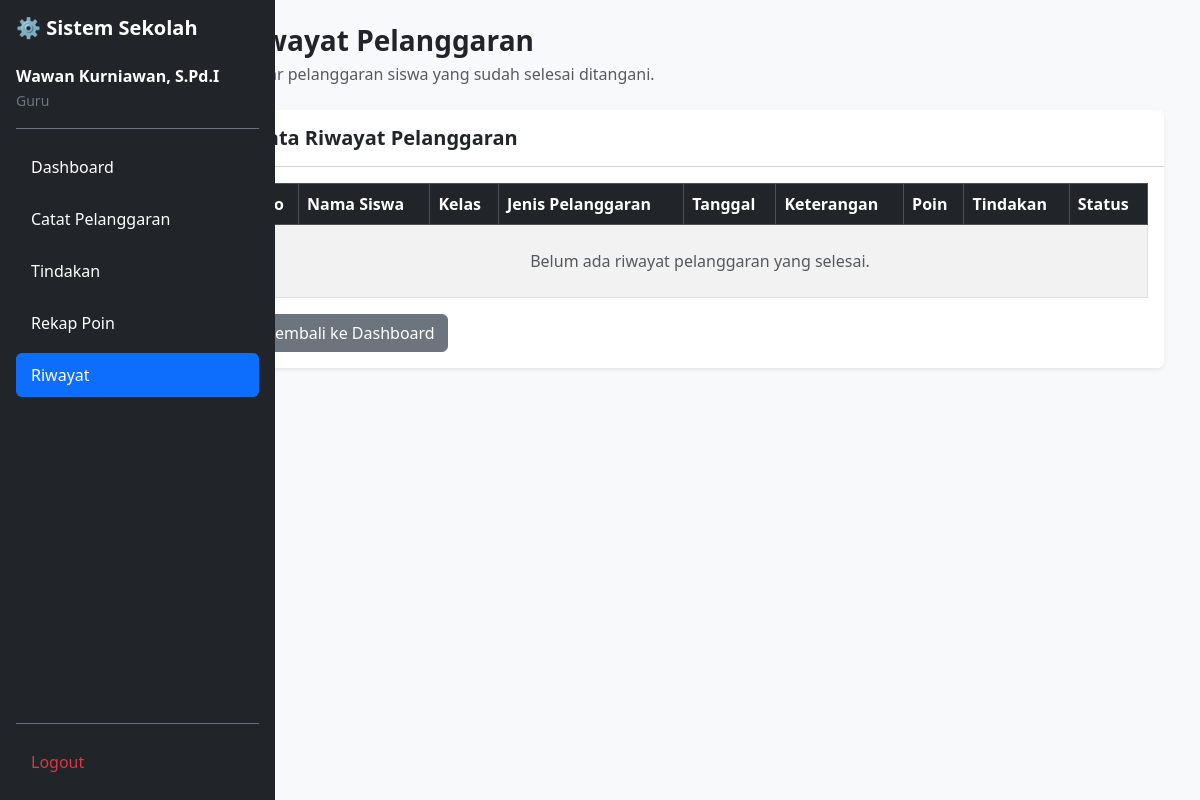
/riwayat_pelanggaran.php (signed in), run on an earlier commit of the app's database.
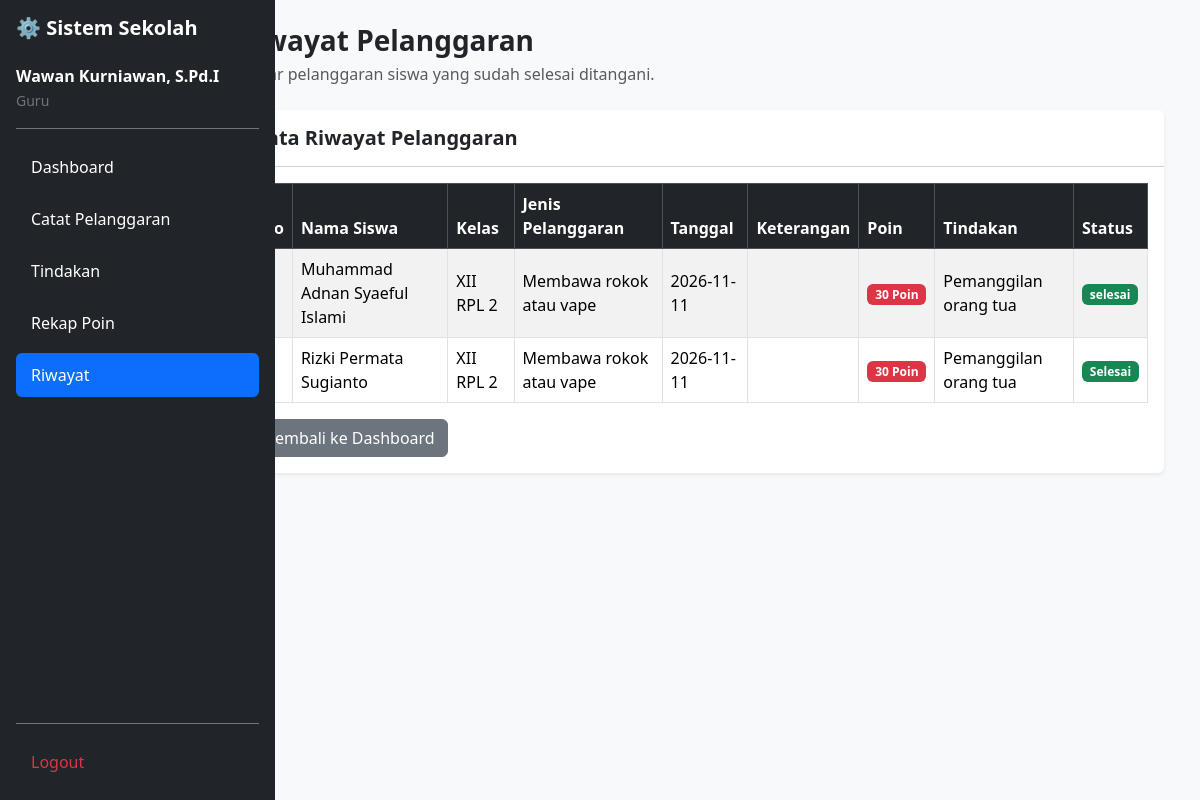
And on a later commit of the database.
### tables this page shows
CREATE TABLE `t_pelanggaran_siswa` (
  `id` int(11) NOT NULL,
  `tahun_ajaran_id` int(11) DEFAULT NULL,
  `siswa_id` int(11) DEFAULT NULL,
  `nama_siswa` varchar(150) NOT NULL,
  `kelas_id` int(11) DEFAULT NULL,
  `nama_kelas` varchar(100) NOT NULL,
  `pelanggaran_id` int(11) DEFAULT NULL,
  `nama_pelanggaran` varchar(150) NOT NULL,
  `pelanggaran_kategori_id` int(11) DEFAULT NULL,
  `guru_id` int(11) DEFAULT NULL,
  `nama_guru` varchar(150) NOT NULL,
  `tanggal` date DEFAULT NULL,
  `keterangan` text NOT NULL,
  `poin` int(11) NOT NULL,
  `tindakan` text NOT NULL,
  `status` varchar(30) NOT NULL,
  `created_at` timestamp NOT NULL DEFAULT current_timestamp(),
  `updated_at` timestamp NOT NULL DEFAULT current_timestamp()
);

### riwayat_pelanggaran.php (the view, shortened to what this page needs)
<?php
include 'config/koneksi.php';
$user_id = (int)($_SESSION['id'] ?? 0);
function e($value) {
    return htmlspecialchars((string)($value ?? ''), ENT_QUOTES, 'UTF-8');
}
$stmtGuru = mysqli_prepare($koneksi, "
    SELECT id, nama
    FROM t_guru
    WHERE user_id = ?
    LIMIT 1
");
mysqli_stmt_bind_param($stmtGuru, "i", $user_id);
mysqli_stmt_execute($stmtGuru);
$resultGuru = mysqli_stmt_get_result($stmtGuru);
$dataGuru = mysqli_fetch_assoc($resultGuru);
$guru_id = (int)$dataGuru['id'];
$stmt = mysqli_prepare($koneksi, "
    SELECT
        id,
        nama_siswa,
        nama_kelas,
        nama_pelanggaran,
        tanggal,
        keterangan,
        poin,
        tindakan,
        status
    FROM t_pelanggaran_siswa
    WHERE guru_id = ?
      AND status = 'Selesai'
    ORDER BY tanggal DESC, id DESC
");
mysqli_stmt_bind_param($stmt, "i", $guru_id);
mysqli_stmt_execute($stmt);
$result = mysqli_stmt_get_result($stmt);
?>
<!DOCTYPE html>
<html lang="id">
<head>
    <link href="https://cdn.jsdelivr.net/npm/bootstrap@5.3.8/dist/css/bootstrap.min.css" rel="stylesheet">
</head>
<body class="bg-light">
<div class="d-flex">
    <?php include 'layout/sidebar.php'; ?>
    <main class="col-md-9 col-lg-10 offset-md-3 offset-lg-2 p-4">
        <div class="container-fluid">
            <h3 class="fw-bold mb-1">Riwayat Pelanggaran</h3>
            <p class="text-muted mb-4">
                Daftar pelanggaran siswa yang sudah selesai ditangani.
            </p>
            <div class="card border-0 shadow-sm">
                <div class="card-header bg-white py-3">
                    <h5 class="fw-bold mb-0">Data Riwayat Pelanggaran</h5>
                </div>
                <div class="card-body">
                    <div class="table-responsive">
                        <table class="table table-bordered table-striped table-hover align-middle">
                            <thead class="table-dark">
                                <tr>
                                    <th>No</th>
                                    <th>Nama Siswa</th>
                                    <th>Kelas</th>
                                    <th>Jenis Pelanggaran</th>
                                    <th>Tanggal</th>
                                    <th>Keterangan</th>
                                    <th>Poin</th>
                                    <th>Tindakan</th>
                                    <th>Status</th>
                                </tr>
                            </thead>
                            <tbody>
                            <?php
                            $no = 1;
                            if (mysqli_num_rows($result) > 0):
                                while ($row = mysqli_fetch_assoc($result)):
                            ?>
                                <tr>
                                    <td><?= $no++ ?></td>
                                    <td><?= e($row['nama_siswa']) ?></td>
                                    <td><?= e($row['nama_kelas']) ?></td>
                                    <td><?= e($row['nama_pelanggaran']) ?></td>
                                    <td><?= e($row['tanggal']) ?></td>
                                    <td><?= e($row['keterangan']) ?></td>
                                    <td>
                                        <span class="badge bg-danger">
                                            <?= (int)$row['poin'] ?> Poin
                                        </span>
                                    </td>
                                    <td><?= e($row['tindakan']) ?></td>
                                    <td>
                                        <span class="badge bg-success">
                                            <?= e($row['status']) ?>
                                        </span>
                                    </td>
                                </tr>
                            <?php
                                endwhile;
                            else:
                            ?>
                                <tr>
                                    <td colspan="9" class="text-center text-muted py-4">
                                        Belum ada riwayat pelanggaran yang selesai.
                                    </td>
                                </tr>
                            <?php endif; ?>
                            </tbody>
                        </table>
                    </div>
                    <a href="dashboard.php" class="btn btn-secondary">
                        Kembali ke Dashboard
                    </a>
                </div>
            </div>
        </div>
    </main>
</div>
</body>
</html>

### layout/sidebar.php (shortened to what this page needs)
<?php
$current_page = basename($_SERVER['PHP_SELF']);
$role = strtolower(trim($_SESSION['role'] ?? ''));
if ($role === 'admin') {
    $menu = [
        ['Dashboard', 'dashboard.php'],
        ['Data Siswa', 'data_siswa.php'],
        ['Data Guru', 'data_guru.php'],
        ['Kelas', 'data_kelas.php'],
        ['Tahun Ajaran', 'tahun_ajaran.php'],
        ['Penempatan Siswa', 'penempatan_siswa.php'],
        ['Wali Kelas', 'wali_kelas.php'],
        ['Kategori Pelanggaran', 'kategori_pelanggaran.php'],
        ['Jenis Pelanggaran', 'jenis_pelanggaran.php'],
        ['Laporan', 'laporan.php'],
        ['About Me', 'about_me.php']
    ];
} elseif ($role === 'guru') {
    $menu = [
        ['Dashboard', 'dashboard.php'],
        ['Catat Pelanggaran', 'catat_pelanggaran.php'],
        ['Tindakan', 'tindakan_pelanggaran.php'],
        ['Rekap Poin', 'rekap_poin.php'],
        ['Riwayat', 'riwayat_pelanggaran.php']
    ];
} else {
    $menu = [];
}
?>
<div class="bg-dark text-white min-vh-100 d-flex flex-column p-3"
     style="width:275px; position:fixed; top:0; left:0; overflow-y:auto; z-index:1000;">
    <h5 class="text-white fw-bold mb-4">
        ⚙️ Sistem Sekolah
    </h5>
    <div class="mb-3 border-bottom border-secondary pb-3">
        <div class="fw-bold">
            <?= htmlspecialchars($_SESSION['name'] ?? 'Pengguna') ?>
        </div>
        <small class="text-secondary">
            <?= htmlspecialchars(ucwords(str_replace('_', ' ', $role))) ?>
        </small>
    </div>
    <ul class="nav nav-pills flex-column gap-2">
        <?php foreach ($menu as $item): ?>
            <li class="nav-item">
                <a href="<?= htmlspecialchars($item[1]) ?>"
                   class="nav-link <?= ($current_page === $item[1]) ? 'active' : 'text-white' ?>">
                    <?= htmlspecialchars($item[0]) ?>
                </a>
            </li>
        <?php endforeach; ?>
    </ul>
    <div class="mt-auto pt-3 border-top border-secondary">
        <a href="logout.php" class="nav-link text-danger">
            Logout
        </a>
    </div>
</div>

### layout/sidebar.php (style rules this page uses)
.nav-link { padding: 10px 15px; transition: 0.2s; }
.nav-link.active { background-color: #0d6efd !important; color: white !important; }

What changed in the data, as far as the page shows it:
added t_pelanggaran_siswa: nama_siswa "Muhammad Adnan Syaeful Islami", nama_kelas "XII RPL 2", nama_pelanggaran "Membawa rokok atau vape", tanggal "2026-11-11", poin "30", tindakan "Pemanggilan orang tua", status "selesai"
added t_pelanggaran_siswa: nama_siswa "Rizki Permata Sugianto", nama_kelas "XII RPL 2", nama_pelanggaran "Membawa rokok atau vape", tanggal "2026-11-11", poin "30", tindakan "Pemanggilan orang tua", status "Selesai"
Also different on the page:
text no longer shown: "Belum ada riwayat pelanggaran yang selesai."
